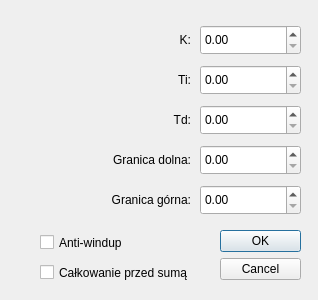
<?xml version="1.0" encoding="UTF-8"?>
<ui version="4.0">
 <class>OknoPID</class>
 <widget class="QDialog" name="OknoPID">
  <property name="geometry">
   <rect>
    <x>0</x>
    <y>0</y>
    <width>318</width>
    <height>300</height>
   </rect>
  </property>
  <property name="windowTitle">
   <string>Dialog</string>
  </property>
  <widget class="QDialogButtonBox" name="buttonBox">
   <property name="geometry">
    <rect>
     <x>220</x>
     <y>230</y>
     <width>81</width>
     <height>61</height>
    </rect>
   </property>
   <property name="orientation">
    <enum>Qt::Orientation::Vertical</enum>
   </property>
   <property name="standardButtons">
    <set>QDialogButtonBox::StandardButton::Cancel|QDialogButtonBox::StandardButton::Ok</set>
   </property>
  </widget>
  <widget class="QDoubleSpinBox" name="spinbox_k">
   <property name="geometry">
    <rect>
     <x>200</x>
     <y>25</y>
     <width>101</width>
     <height>30</height>
    </rect>
   </property>
  </widget>
  <widget class="QDoubleSpinBox" name="spinbox_ti">
   <property name="geometry">
    <rect>
     <x>200</x>
     <y>65</y>
     <width>101</width>
     <height>30</height>
    </rect>
   </property>
  </widget>
  <widget class="QDoubleSpinBox" name="spinbox_td">
   <property name="geometry">
    <rect>
     <x>200</x>
     <y>105</y>
     <width>101</width>
     <height>30</height>
    </rect>
   </property>
  </widget>
  <widget class="QDoubleSpinBox" name="spinbox_granicad">
   <property name="geometry">
    <rect>
     <x>200</x>
     <y>145</y>
     <width>101</width>
     <height>30</height>
    </rect>
   </property>
  </widget>
  <widget class="QDoubleSpinBox" name="spinbox_granicag">
   <property name="geometry">
    <rect>
     <x>200</x>
     <y>185</y>
     <width>101</width>
     <height>30</height>
    </rect>
   </property>
  </widget>
  <widget class="QCheckBox" name="checkbox_windup">
   <property name="geometry">
    <rect>
     <x>40</x>
     <y>230</y>
     <width>200</width>
     <height>25</height>
    </rect>
   </property>
   <property name="text">
    <string>Anti-windup</string>
   </property>
  </widget>
  <widget class="QCheckBox" name="checkbox_calka">
   <property name="geometry">
    <rect>
     <x>40</x>
     <y>260</y>
     <width>200</width>
     <height>25</height>
    </rect>
   </property>
   <property name="text">
    <string>Całkowanie przed sumą</string>
   </property>
  </widget>
  <widget class="QLabel" name="label_k">
   <property name="geometry">
    <rect>
     <x>110</x>
     <y>30</y>
     <width>81</width>
     <height>20</height>
    </rect>
   </property>
   <property name="layoutDirection">
    <enum>Qt::LayoutDirection::LeftToRight</enum>
   </property>
   <property name="text">
    <string>K:</string>
   </property>
   <property name="alignment">
    <set>Qt::AlignmentFlag::AlignRight|Qt::AlignmentFlag::AlignTrailing|Qt::AlignmentFlag::AlignVCenter</set>
   </property>
  </widget>
  <widget class="QLabel" name="label_ti">
   <property name="geometry">
    <rect>
     <x>110</x>
     <y>70</y>
     <width>81</width>
     <height>20</height>
    </rect>
   </property>
   <property name="layoutDirection">
    <enum>Qt::LayoutDirection::RightToLeft</enum>
   </property>
   <property name="text">
    <string>Ti:</string>
   </property>
   <property name="alignment">
    <set>Qt::AlignmentFlag::AlignRight|Qt::AlignmentFlag::AlignTrailing|Qt::AlignmentFlag::AlignVCenter</set>
   </property>
  </widget>
  <widget class="QLabel" name="label_td">
   <property name="geometry">
    <rect>
     <x>110</x>
     <y>110</y>
     <width>81</width>
     <height>20</height>
    </rect>
   </property>
   <property name="layoutDirection">
    <enum>Qt::LayoutDirection::RightToLeft</enum>
   </property>
   <property name="text">
    <string>Td:</string>
   </property>
   <property name="alignment">
    <set>Qt::AlignmentFlag::AlignRight|Qt::AlignmentFlag::AlignTrailing|Qt::AlignmentFlag::AlignVCenter</set>
   </property>
  </widget>
  <widget class="QLabel" name="label_granicad">
   <property name="geometry">
    <rect>
     <x>110</x>
     <y>150</y>
     <width>81</width>
     <height>20</height>
    </rect>
   </property>
   <property name="layoutDirection">
    <enum>Qt::LayoutDirection::RightToLeft</enum>
   </property>
   <property name="text">
    <string>Granica dolna:</string>
   </property>
   <property name="alignment">
    <set>Qt::AlignmentFlag::AlignRight|Qt::AlignmentFlag::AlignTrailing|Qt::AlignmentFlag::AlignVCenter</set>
   </property>
  </widget>
  <widget class="QLabel" name="label_granicag">
   <property name="geometry">
    <rect>
     <x>110</x>
     <y>190</y>
     <width>81</width>
     <height>20</height>
    </rect>
   </property>
   <property name="layoutDirection">
    <enum>Qt::LayoutDirection::RightToLeft</enum>
   </property>
   <property name="text">
    <string>Granica górna:</string>
   </property>
   <property name="alignment">
    <set>Qt::AlignmentFlag::AlignRight|Qt::AlignmentFlag::AlignTrailing|Qt::AlignmentFlag::AlignVCenter</set>
   </property>
  </widget>
 </widget>
 <resources/>
 <connections>
  <connection>
   <sender>buttonBox</sender>
   <signal>accepted()</signal>
   <receiver>OknoPID</receiver>
   <slot>accept()</slot>
   <hints>
    <hint type="sourcelabel">
     <x>248</x>
     <y>254</y>
    </hint>
    <hint type="destinationlabel">
     <x>157</x>
     <y>274</y>
    </hint>
   </hints>
  </connection>
  <connection>
   <sender>buttonBox</sender>
   <signal>rejected()</signal>
   <receiver>OknoPID</receiver>
   <slot>reject()</slot>
   <hints>
    <hint type="sourcelabel">
     <x>316</x>
     <y>260</y>
    </hint>
    <hint type="destinationlabel">
     <x>286</x>
     <y>274</y>
    </hint>
   </hints>
  </connection>
 </connections>
</ui>
